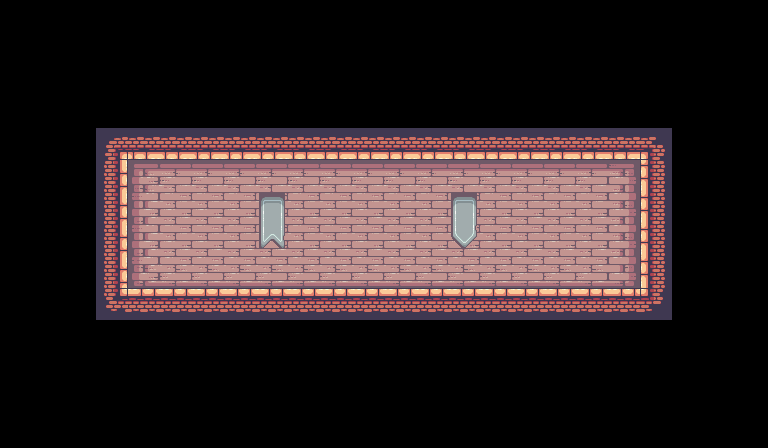

A level layout from a 2D game, rendered from its tile map. Below: a short description, then the map file with its tile-grid data intact:
An orthogonal 24x14 tile map with 32x32 px tiles, 2 tile layers (ground, decoration), 2 tilesets and 4 objects (2x box, door, human).

<map version="1.10" tiledversion="1.10.1" orientation="orthogonal" renderorder="right-down" width="24" height="14" tilewidth="32" tileheight="32" infinite="0" nextlayerid="8" nextobjectid="12">
 <editorsettings>
  <export target="map1.lua" format="lua" />
 </editorsettings>
 <tileset firstgid="1" source="terrain.tsx" />
 <tileset firstgid="248" source="decoration.tsx" />
 <layer id="1" name="ground" class="terrain" width="24" height="14">
  <data encoding="csv">
0,0,0,0,0,0,0,0,0,0,0,0,0,0,0,0,0,0,0,0,0,0,0,0,
0,0,0,0,0,0,0,0,0,0,0,0,0,0,0,0,0,0,0,0,0,0,0,0,
0,0,0,0,0,0,0,0,0,0,0,0,0,0,0,0,0,0,0,0,0,0,0,0,
0,0,0,0,0,0,0,0,0,0,0,0,0,0,0,0,0,0,0,0,0,0,0,0,
0,0,0,27,60,60,60,60,60,60,60,60,60,60,60,60,60,60,60,60,28,0,0,0,
0,0,0,42,135,136,136,136,136,136,136,136,136,136,136,136,136,136,136,137,40,0,0,0,
0,0,0,42,154,155,155,155,155,155,155,155,155,155,155,155,155,155,155,156,40,0,0,0,
0,0,0,42,154,155,155,155,155,155,155,155,155,155,155,155,155,155,155,156,40,0,0,0,
0,0,0,42,173,174,174,174,174,174,174,174,174,174,174,174,174,174,174,175,40,0,0,0,
0,0,0,46,22,22,22,22,22,22,22,22,22,22,22,22,22,22,22,22,47,0,0,0,
0,0,0,0,0,0,0,0,0,0,0,0,0,0,0,0,0,0,0,0,0,0,0,0,
0,0,0,0,0,0,0,0,0,0,0,0,0,0,0,0,0,0,0,0,0,0,0,0,
0,0,0,0,0,0,0,0,0,0,0,0,0,0,0,0,0,0,0,0,0,0,0,0,
0,0,0,0,0,0,0,0,0,0,0,0,0,0,0,0,0,0,0,0,0,0,0,0
</data>
 </layer>
 <layer id="4" name="decoration" class="decoration" width="24" height="14" locked="1">
  <data encoding="csv">
0,0,0,0,0,0,0,0,0,0,0,0,0,0,0,0,0,0,0,0,0,0,0,0,
0,0,0,0,0,0,0,0,0,0,0,0,0,0,0,0,0,0,0,0,0,0,0,0,
0,0,0,0,0,0,0,0,0,0,0,0,0,0,0,0,0,0,0,0,0,0,0,0,
0,0,0,0,0,0,0,0,0,0,0,0,0,0,0,0,0,0,0,0,0,0,0,0,
0,0,0,0,0,0,0,0,0,0,0,0,0,0,0,0,0,0,0,0,0,0,0,0,
0,0,0,0,0,0,0,0,0,0,0,0,0,0,0,0,0,0,0,0,0,0,0,0,
0,0,0,0,0,0,0,0,256,0,0,0,0,0,256,0,0,0,0,0,0,0,0,0,
0,0,0,0,0,0,0,0,270,0,0,0,0,0,277,0,0,0,0,0,0,0,0,0,
0,0,0,0,0,0,0,0,0,0,0,0,0,0,0,0,0,0,0,0,0,0,0,0,
0,0,0,0,0,0,0,0,0,0,0,0,0,0,0,0,0,0,0,0,0,0,0,0,
0,0,0,0,0,0,0,0,0,0,0,0,0,0,0,0,0,0,0,0,0,0,0,0,
0,0,0,0,0,0,0,0,0,0,0,0,0,0,0,0,0,0,0,0,0,0,0,0,
0,0,0,0,0,0,0,0,0,0,0,0,0,0,0,0,0,0,0,0,0,0,0,0,
0,0,0,0,0,0,0,0,0,0,0,0,0,0,0,0,0,0,0,0,0,0,0,0
</data>
 </layer>
 <objectgroup id="6" name="objects" class="objects" locked="1">
  <object id="3" name="door" x="521" y="232" width="46" height="56" />
  <object id="7" name="box" x="346" y="272" width="22" height="16" />
  <object id="9" name="box" x="368" y="272" width="22" height="16" />
 </objectgroup>
 <objectgroup id="7" name="player" class="player" locked="1">
  <object id="6" name="human" x="160.537" y="258" width="30" height="30">
   <properties>
    <property name="direction" value="right" />
    <property name="state" value="idle" />
   </properties>
  </object>
 </objectgroup>
</map>
